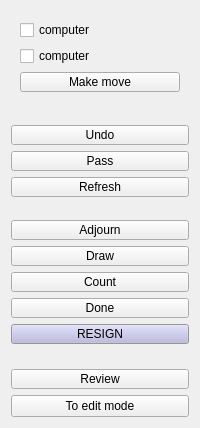
         <widget class="QWidget" name="tabPlay">
          <layout class="QVBoxLayout" name="verticalLayout_3">
           <item>
            <layout class="QVBoxLayout" name="verticalLayout">
             <item>
              <widget class="QWidget" name="computerControlsWidget" native="true">
               <layout class="QVBoxLayout" name="computerControls">
                <item>
                 <widget class="QCheckBox" name="computerBlack">
                  <property name="text">
                   <string>computer</string>
                  </property>
                  <property name="icon">
                   <iconset resource="board.qrc">
                    <normaloff>:/boardicons/resources/pics/stone_black.png</normaloff>:/boardicons/resources/pics/stone_black.png</iconset>
                  </property>
                 </widget>
                </item>
                <item>
                 <widget class="QCheckBox" name="computerWhite">
                  <property name="text">
                   <string>computer</string>
                  </property>
                  <property name="icon">
                   <iconset resource="board.qrc">
                    <normaloff>:/boardicons/resources/pics/stone_white.png</normaloff>:/boardicons/resources/pics/stone_white.png</iconset>
                  </property>
                 </widget>
                </item>
                <item>
                 <widget class="QPushButton" name="computerMakeMove">
                  <property name="maximumSize">
                   <size>
                    <width>16777215</width>
                    <height>20</height>
                   </size>
                  </property>
                  <property name="text">
                   <string>Make move</string>
                  </property>
                  <property name="icon">
                   <iconset resource="../application.qrc">
                    <normaloff>:/resources/pics/toolbar_3.png</normaloff>:/resources/pics/toolbar_3.png</iconset>
                  </property>
                 </widget>
                </item>
               </layout>
              </widget>
             </item>
             <item>
              <spacer>
               <property name="orientation">
                <enum>Qt::Vertical</enum>
               </property>
               <property name="sizeHint" stdset="0">
                <size>
                 <width>127</width>
                 <height>18</height>
                </size>
               </property>
              </spacer>
             </item>
             <item>
              <widget class="QPushButton" name="undoButton">
               <property name="sizePolicy">
                <sizepolicy hsizetype="Minimum" vsizetype="Fixed">
                 <horstretch>0</horstretch>
                 <verstretch>0</verstretch>
                </sizepolicy>
               </property>
               <property name="maximumSize">
                <size>
                 <width>16777215</width>
                 <height>20</height>
                </size>
               </property>
               <property name="focusPolicy">
                <enum>Qt::NoFocus</enum>
               </property>
               <property name="toolTip">
                <string>Undo last move</string>
               </property>
               <property name="whatsThis">
                <string>Undo

Undo the opponent's last move.</string>
               </property>
               <property name="text">
                <string>Undo</string>
               </property>
              </widget>
             </item>
             <item>
              <widget class="QPushButton" name="passButton">
               <property name="sizePolicy">
                <sizepolicy hsizetype="Minimum" vsizetype="Fixed">
                 <horstretch>0</horstretch>
                 <verstretch>0</verstretch>
                </sizepolicy>
               </property>
               <property name="maximumSize">
                <size>
                 <width>16777215</width>
                 <height>20</height>
                </size>
               </property>
               <property name="focusPolicy">
                <enum>Qt::NoFocus</enum>
               </property>
               <property name="toolTip">
                <string>Pass move</string>
               </property>
               <property name="whatsThis">
                <string>Pass

Pass your turn.</string>
               </property>
               <property name="text">
                <string>Pass</string>
               </property>
              </widget>
             </item>
             <item>
              <widget class="QPushButton" name="refreshButton">
               <property name="sizePolicy">
                <sizepolicy hsizetype="Minimum" vsizetype="Fixed">
                 <horstretch>0</horstretch>
                 <verstretch>0</verstretch>
                </sizepolicy>
               </property>
               <property name="maximumSize">
                <size>
                 <width>16777215</width>
                 <height>20</height>
                </size>
               </property>
               <property name="focusPolicy">
                <enum>Qt::NoFocus</enum>
               </property>
               <property name="toolTip">
                <string>Refresh display</string>
               </property>
               <property name="whatsThis">
                <string>Refresh

Refresh board. Use this if you cannot see any stones on the board.</string>
               </property>
               <property name="text">
                <string>Refresh</string>
               </property>
              </widget>
             </item>
             <item>
              <spacer name="spacer">
               <property name="orientation">
                <enum>Qt::Vertical</enum>
               </property>
               <property name="sizeHint" stdset="0">
                <size>
                 <width>127</width>
                 <height>17</height>
                </size>
               </property>
              </spacer>
             </item>
             <item>
              <widget class="QPushButton" name="adjournButton">
               <property name="sizePolicy">
                <sizepolicy hsizetype="Minimum" vsizetype="Fixed">
                 <horstretch>0</horstretch>
                 <verstretch>0</verstretch>
                </sizepolicy>
               </property>
               <property name="maximumSize">
                <size>
                 <width>16777215</width>
                 <height>20</height>
                </size>
               </property>
               <property name="focusPolicy">
                <enum>Qt::NoFocus</enum>
               </property>
               <property name="toolTip">
                <string>Request adjournment</string>
               </property>
               <property name="whatsThis">
                <string>Adjourn.

Send adjournment request to your opponent. If he accept it, the game will be adjourned and saved.</string>
               </property>
               <property name="text">
                <string>Adjourn</string>
               </property>
              </widget>
             </item>
             <item>
              <widget class="QPushButton" name="drawButton">
               <property name="sizePolicy">
                <sizepolicy hsizetype="Minimum" vsizetype="Minimum">
                 <horstretch>0</horstretch>
                 <verstretch>0</verstretch>
                </sizepolicy>
               </property>
               <property name="maximumSize">
                <size>
                 <width>16777215</width>
                 <height>20</height>
                </size>
               </property>
               <property name="focusPolicy">
                <enum>Qt::NoFocus</enum>
               </property>
               <property name="toolTip">
                <string>Pass move</string>
               </property>
               <property name="whatsThis">
                <string>Pass

Pass your turn.</string>
               </property>
               <property name="text">
                <string>Draw</string>
               </property>
              </widget>
             </item>
             <item>
              <widget class="QPushButton" name="countButton">
               <property name="sizePolicy">
                <sizepolicy hsizetype="Minimum" vsizetype="Minimum">
                 <horstretch>0</horstretch>
                 <verstretch>0</verstretch>
                </sizepolicy>
               </property>
               <property name="maximumSize">
                <size>
                 <width>16777215</width>
                 <height>20</height>
                </size>
               </property>
               <property name="focusPolicy">
                <enum>Qt::NoFocus</enum>
               </property>
               <property name="toolTip">
                <string>Pass move</string>
               </property>
               <property name="whatsThis">
                <string>Pass

Pass your turn.</string>
               </property>
               <property name="text">
                <string>Count</string>
               </property>
              </widget>
             </item>
             <item>
              <widget class="QPushButton" name="doneButton">
               <property name="sizePolicy">
                <sizepolicy hsizetype="Minimum" vsizetype="Minimum">
                 <horstretch>0</horstretch>
                 <verstretch>0</verstretch>
                </sizepolicy>
               </property>
               <property name="maximumSize">
                <size>
                 <width>16777215</width>
                 <height>20</height>
                </size>
               </property>
               <property name="focusPolicy">
                <enum>Qt::NoFocus</enum>
               </property>
               <property name="toolTip">
                <string>Pass move</string>
               </property>
               <property name="whatsThis">
                <string>Pass

Pass your turn.</string>
               </property>
               <property name="text">
                <string>Done</string>
               </property>
              </widget>
             </item>
             <item>
              <widget class="QPushButton" name="resignButton">
               <property name="sizePolicy">
                <sizepolicy hsizetype="Minimum" vsizetype="Fixed">
                 <horstretch>0</horstretch>
                 <verstretch>0</verstretch>
                </sizepolicy>
               </property>
               <property name="maximumSize">
                <size>
                 <width>16777215</width>
                 <height>20</height>
                </size>
               </property>
               <property name="palette">
                <palette>
                 <active>
                  <colorrole role="WindowText">
                   <brush brushstyle="SolidPattern">
                    <color alpha="255">
                     <red>0</red>
                     <green>0</green>
                     <blue>0</blue>
                    </color>
                   </brush>
                  </colorrole>
                  <colorrole role="Button">
                   <brush brushstyle="SolidPattern">
                    <color alpha="255">
                     <red>181</red>
                     <green>179</green>
                     <blue>220</blue>
                    </color>
                   </brush>
                  </colorrole>
                  <colorrole role="Light">
                   <brush brushstyle="SolidPattern">
                    <color alpha="255">
                     <red>255</red>
                     <green>255</green>
                     <blue>255</blue>
                    </color>
                   </brush>
                  </colorrole>
                  <colorrole role="Midlight">
                   <brush brushstyle="SolidPattern">
                    <color alpha="255">
                     <red>218</red>
                     <green>217</green>
                     <blue>237</blue>
                    </color>
                   </brush>
                  </colorrole>
                  <colorrole role="Dark">
                   <brush brushstyle="SolidPattern">
                    <color alpha="255">
                     <red>90</red>
                     <green>89</green>
                     <blue>110</blue>
                    </color>
                   </brush>
                  </colorrole>
                  <colorrole role="Mid">
                   <brush brushstyle="SolidPattern">
                    <color alpha="255">
                     <red>120</red>
                     <green>119</green>
                     <blue>146</blue>
                    </color>
                   </brush>
                  </colorrole>
                  <colorrole role="Text">
                   <brush brushstyle="SolidPattern">
                    <color alpha="255">
                     <red>0</red>
                     <green>0</green>
                     <blue>0</blue>
                    </color>
                   </brush>
                  </colorrole>
                  <colorrole role="BrightText">
                   <brush brushstyle="SolidPattern">
                    <color alpha="255">
                     <red>255</red>
                     <green>255</green>
                     <blue>255</blue>
                    </color>
                   </brush>
                  </colorrole>
                  <colorrole role="ButtonText">
                   <brush brushstyle="SolidPattern">
                    <color alpha="255">
                     <red>0</red>
                     <green>0</green>
                     <blue>0</blue>
                    </color>
                   </brush>
                  </colorrole>
                  <colorrole role="Base">
                   <brush brushstyle="SolidPattern">
                    <color alpha="255">
                     <red>255</red>
                     <green>255</green>
                     <blue>255</blue>
                    </color>
                   </brush>
                  </colorrole>
                  <colorrole role="Window">
                   <brush brushstyle="SolidPattern">
                    <color alpha="255">
                     <red>212</red>
                     <green>208</green>
                     <blue>200</blue>
                    </color>
                   </brush>
                  </colorrole>
                  <colorrole role="Shadow">
                   <brush brushstyle="SolidPattern">
                    <color alpha="255">
                     <red>0</red>
                     <green>0</green>
                     <blue>0</blue>
                    </color>
                   </brush>
                  </colorrole>
                  <colorrole role="Highlight">
                   <brush brushstyle="SolidPattern">
                    <color alpha="255">
                     <red>10</red>
                     <green>36</green>
                     <blue>106</blue>
                    </color>
                   </brush>
                  </colorrole>
                  <colorrole role="HighlightedText">
                   <brush brushstyle="SolidPattern">
                    <color alpha="255">
                     <red>255</red>
                     <green>255</green>
                     <blue>255</blue>
                    </color>
                   </brush>
                  </colorrole>
                  <colorrole role="Link">
                   <brush brushstyle="SolidPattern">
                    <color alpha="255">
                     <red>0</red>
                     <green>0</green>
                     <blue>0</blue>
                    </color>
                   </brush>
                  </colorrole>
                  <colorrole role="LinkVisited">
                   <brush brushstyle="SolidPattern">
                    <color alpha="255">
                     <red>0</red>
                     <green>0</green>
                     <blue>0</blue>
                    </color>
                   </brush>
                  </colorrole>
                  <colorrole role="AlternateBase">
                   <brush brushstyle="SolidPattern">
                    <color alpha="255">
                     <red>232</red>
                     <green>232</green>
                     <blue>232</blue>
                    </color>
                   </brush>
                  </colorrole>
                 </active>
                 <inactive>
                  <colorrole role="WindowText">
                   <brush brushstyle="SolidPattern">
                    <color alpha="255">
                     <red>0</red>
                     <green>0</green>
                     <blue>0</blue>
                    </color>
                   </brush>
                  </colorrole>
                  <colorrole role="Button">
                   <brush brushstyle="SolidPattern">
                    <color alpha="255">
                     <red>181</red>
                     <green>179</green>
                     <blue>220</blue>
                    </color>
                   </brush>
                  </colorrole>
                  <colorrole role="Light">
                   <brush brushstyle="SolidPattern">
                    <color alpha="255">
                     <red>255</red>
                     <green>255</green>
                     <blue>255</blue>
                    </color>
                   </brush>
                  </colorrole>
                  <colorrole role="Midlight">
                   <brush brushstyle="SolidPattern">
                    <color alpha="255">
                     <red>208</red>
                     <green>205</green>
                     <blue>253</blue>
                    </color>
                   </brush>
                  </colorrole>
                  <colorrole role="Dark">
                   <brush brushstyle="SolidPattern">
                    <color alpha="255">
                     <red>90</red>
                     <green>89</green>
                     <blue>110</blue>
                    </color>
                   </brush>
                  </colorrole>
                  <colorrole role="Mid">
                   <brush brushstyle="SolidPattern">
                    <color alpha="255">
                     <red>120</red>
                     <green>119</green>
                     <blue>146</blue>
                    </color>
                   </brush>
                  </colorrole>
                  <colorrole role="Text">
                   <brush brushstyle="SolidPattern">
                    <color alpha="255">
                     <red>0</red>
                     <green>0</green>
                     <blue>0</blue>
                    </color>
                   </brush>
                  </colorrole>
                  <colorrole role="BrightText">
                   <brush brushstyle="SolidPattern">
                    <color alpha="255">
                     <red>255</red>
                     <green>255</green>
                     <blue>255</blue>
                    </color>
                   </brush>
                  </colorrole>
                  <colorrole role="ButtonText">
                   <brush brushstyle="SolidPattern">
                    <color alpha="255">
                     <red>0</red>
                     <green>0</green>
                     <blue>0</blue>
                    </color>
                   </brush>
                  </colorrole>
                  <colorrole role="Base">
                   <brush brushstyle="SolidPattern">
                    <color alpha="255">
                     <red>255</red>
                     <green>255</green>
                     <blue>255</blue>
                    </color>
                   </brush>
                  </colorrole>
                  <colorrole role="Window">
                   <brush brushstyle="SolidPattern">
                    <color alpha="255">
                     <red>212</red>
                     <green>208</green>
                     <blue>200</blue>
                    </color>
                   </brush>
                  </colorrole>
                  <colorrole role="Shadow">
                   <brush brushstyle="SolidPattern">
                    <color alpha="255">
                     <red>0</red>
                     <green>0</green>
                     <blue>0</blue>
                    </color>
                   </brush>
                  </colorrole>
                  <colorrole role="Highlight">
                   <brush brushstyle="SolidPattern">
                    <color alpha="255">
                     <red>10</red>
                     <green>36</green>
                     <blue>106</blue>
                    </color>
                   </brush>
                  </colorrole>
                  <colorrole role="HighlightedText">
                   <brush brushstyle="SolidPattern">
                    <color alpha="255">
                     <red>255</red>
                     <green>255</green>
                     <blue>255</blue>
                    </color>
                   </brush>
                  </colorrole>
                  <colorrole role="Link">
                   <brush brushstyle="SolidPattern">
                    <color alpha="255">
                     <red>0</red>
                     <green>0</green>
                     <blue>0</blue>
                    </color>
                   </brush>
                  </colorrole>
                  <colorrole role="LinkVisited">
                   <brush brushstyle="SolidPattern">
                    <color alpha="255">
                     <red>0</red>
                     <green>0</green>
                     <blue>0</blue>
                    </color>
                   </brush>
                  </colorrole>
                  <colorrole role="AlternateBase">
                   <brush brushstyle="SolidPattern">
                    <color alpha="255">
                     <red>232</red>
                     <green>232</green>
                     <blue>232</blue>
                    </color>
                   </brush>
                  </colorrole>
                 </inactive>
                 <disabled>
                  <colorrole role="WindowText">
                   <brush brushstyle="SolidPattern">
                    <color alpha="255">
                     <red>128</red>
                     <green>128</green>
                     <blue>128</blue>
                    </color>
                   </brush>
                  </colorrole>
                  <colorrole role="Button">
                   <brush brushstyle="SolidPattern">
                    <color alpha="255">
                     <red>181</red>
                     <green>179</green>
                     <blue>220</blue>
                    </color>
                   </brush>
                  </colorrole>
                  <colorrole role="Light">
                   <brush brushstyle="SolidPattern">
                    <color alpha="255">
                     <red>255</red>
                     <green>255</green>
                     <blue>255</blue>
                    </color>
                   </brush>
                  </colorrole>
                  <colorrole role="Midlight">
                   <brush brushstyle="SolidPattern">
                    <color alpha="255">
                     <red>208</red>
                     <green>205</green>
                     <blue>253</blue>
                    </color>
                   </brush>
                  </colorrole>
                  <colorrole role="Dark">
                   <brush brushstyle="SolidPattern">
                    <color alpha="255">
                     <red>90</red>
                     <green>89</green>
                     <blue>110</blue>
                    </color>
                   </brush>
                  </colorrole>
                  <colorrole role="Mid">
                   <brush brushstyle="SolidPattern">
                    <color alpha="255">
                     <red>120</red>
                     <green>119</green>
                     <blue>146</blue>
                    </color>
                   </brush>
                  </colorrole>
                  <colorrole role="Text">
                   <brush brushstyle="SolidPattern">
                    <color alpha="255">
                     <red>0</red>
                     <green>0</green>
                     <blue>0</blue>
                    </color>
                   </brush>
                  </colorrole>
                  <colorrole role="BrightText">
                   <brush brushstyle="SolidPattern">
                    <color alpha="255">
                     <red>255</red>
                     <green>255</green>
                     <blue>255</blue>
                    </color>
                   </brush>
                  </colorrole>
                  <colorrole role="ButtonText">
                   <brush brushstyle="SolidPattern">
                    <color alpha="255">
                     <red>128</red>
                     <green>128</green>
                     <blue>128</blue>
                    </color>
                   </brush>
                  </colorrole>
                  <colorrole role="Base">
                   <brush brushstyle="SolidPattern">
                    <color alpha="255">
                     <red>255</red>
                     <green>255</green>
                     <blue>255</blue>
                    </color>
                   </brush>
                  </colorrole>
                  <colorrole role="Window">
                   <brush brushstyle="SolidPattern">
                    <color alpha="255">
                     <red>212</red>
                     <green>208</green>
                     <blue>200</blue>
                    </color>
                   </brush>
                  </colorrole>
                  <colorrole role="Shadow">
                   <brush brushstyle="SolidPattern">
                    <color alpha="255">
                     <red>0</red>
                     <green>0</green>
                     <blue>0</blue>
                    </color>
                   </brush>
                  </colorrole>
                  <colorrole role="Highlight">
                   <brush brushstyle="SolidPattern">
                    <color alpha="255">
                     <red>10</red>
                     <green>36</green>
                     <blue>106</blue>
                    </color>
                   </brush>
                  </colorrole>
                  <colorrole role="HighlightedText">
                   <brush brushstyle="SolidPattern">
                    <color alpha="255">
                     <red>255</red>
                     <green>255</green>
                     <blue>255</blue>
                    </color>
                   </brush>
                  </colorrole>
                  <colorrole role="Link">
                   <brush brushstyle="SolidPattern">
                    <color alpha="255">
                     <red>0</red>
                     <green>0</green>
                     <blue>0</blue>
                    </color>
                   </brush>
                  </colorrole>
                  <colorrole role="LinkVisited">
                   <brush brushstyle="SolidPattern">
                    <color alpha="255">
                     <red>0</red>
                     <green>0</green>
                     <blue>0</blue>
                    </color>
                   </brush>
                  </colorrole>
                  <colorrole role="AlternateBase">
                   <brush brushstyle="SolidPattern">
                    <color alpha="255">
                     <red>232</red>
                     <green>232</green>
                     <blue>232</blue>
                    </color>
                   </brush>
                  </colorrole>
                 </disabled>
                </palette>
               </property>
               <property name="focusPolicy">
                <enum>Qt::NoFocus</enum>
               </property>
               <property name="toolTip">
                <string>Default Loss</string>
               </property>
               <property name="whatsThis">
                <string>Resign.

Resign the game immediately. Clicking here is a default loss. Your opponent wins. Game ends.</string>
               </property>
               <property name="text">
                <string>RESIGN</string>
               </property>
               <property name="checkable">
                <bool>false</bool>
               </property>
              </widget>
             </item>
             <item>
              <spacer>
               <property name="orientation">
                <enum>Qt::Vertical</enum>
               </property>
               <property name="sizeHint" stdset="0">
                <size>
                 <width>125</width>
                 <height>19</height>
                </size>
               </property>
              </spacer>
             </item>
             <item>
              <widget class="QPushButton" name="reviewButton">
               <property name="maximumSize">
                <size>
                 <width>16777215</width>
                 <height>20</height>
                </size>
               </property>
               <property name="text">
                <string>Review</string>
               </property>
              </widget>
             </item>
             <item>
              <widget class="QPushButton" name="buttonModeEdit">
               <property name="text">
                <string>To edit mode</string>
               </property>
              </widget>
             </item>
            </layout>
           </item>
          </layout>
         </widget>
